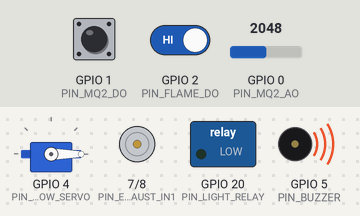
Recording of a sketch running on a simulated ESP32-S3. Shown: servo, motor-driver pin pairs drawn as motors (green arrow = first pin HIGH = forward, orange = second pin HIGH = backward, longer = more drive), switched loads named in the sketch (green lamp = pin HIGH), buzzer (waves = sounding, pin HIGH). The inputs (shaded band) are chosen by the test bench; at power-on: GPIO 0 (PIN_MQ2_AO) = 2048, GPIO 1 (PIN_MQ2_DO) HIGH, GPIO 2 (PIN_FLAME_DO) HIGH. Nothing arrives over Bluetooth unless stated; a phone connects over Bluetooth LE 3 s after start; what the sketch prints to the serial monitor is not drawn.

Above: at 4.2 s.
4.3 s: GPIO 0 (PIN_MQ2_AO) set to 2445
At 5.5 s:
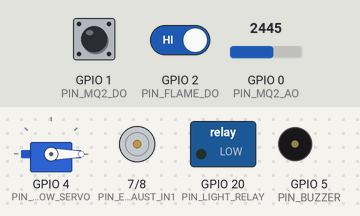
5.8 s: GPIO 0 (PIN_MQ2_AO) set to 2535
At 7.1 s:
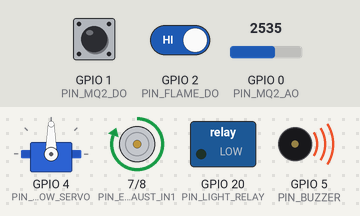
Timing chart, 0 to 8.8 s (numbered marks = the images above; inputs shaded):
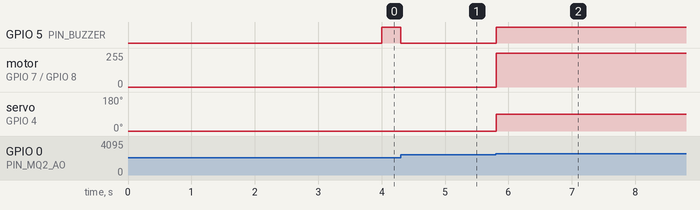

The sketch:

kitchen_node.ino
```cpp
#include <BLEDevice.h>
#include <BLEServer.h>
#include <BLEUtils.h>
#include <BLE2902.h>
#include <ArduinoJson.h>
#include "../command_contract.h"
#include "../node_logic.h"
#include <ESP32Servo.h>

#define SERVICE_UUID           "4fafc201-1fb5-459e-8fcc-c5c9c331914b"
#define NOTIFY_CHARACTERISTIC_UUID "beb5483e-36e1-4688-b7f5-ea07361b26a8"
#define COMMAND_CHARACTERISTIC_UUID "1c95d5e3-d03b-4c71-b54d-172fa5545a74"

BLEServer* pServer = NULL;
BLECharacteristic* pNotifyChar = NULL;
bool deviceConnected = false;

// Pinout node bếp cập nhật; BLE MAC dự kiến: E8:3D:C1:9D:A5:16.
const int PIN_MQ2_AO = 0;
const int PIN_MQ2_DO = 1;
const int PIN_FLAME_DO = 2;
const int PIN_WINDOW_SERVO = 4;
const int PIN_LIGHT_RELAY = 20;
const int PIN_BUZZER = 5;
const int PIN_EXHAUST_IN1 = 7;
const int PIN_EXHAUST_IN2 = 8;

Servo windowServo;
KitchenState kitchen;
bool &windowOpen = kitchen.windowOpen;
bool &exhaustOn = kitchen.exhaustOn;
int &exhaustPwm = kitchen.exhaustPwm;
bool &lightOn = kitchen.lightOn;
bool &buzzerOn = kitchen.buzzerOn;
bool &emergency = kitchen.emergency;
bool &warningGas = kitchen.warningGas;

void applyOutputs() {
  windowServo.write(windowOpen ? 90 : 0);
  analogWrite(PIN_EXHAUST_IN1, exhaustOn ? constrain(exhaustPwm, 0, 255) : 0);
  digitalWrite(PIN_EXHAUST_IN2, LOW);
  digitalWrite(PIN_LIGHT_RELAY, lightOn ? HIGH : LOW);
  // Mild gas warning pulses; emergency remains continuously audible.
  bool sound = kitchen.sound(millis());
  digitalWrite(PIN_BUZZER, sound ? HIGH : LOW);
}

class MyServerCallbacks: public BLEServerCallbacks {
    void onConnect(BLEServer* pServer) { deviceConnected = true; }
    void onDisconnect(BLEServer* pServer) {
      deviceConnected = false;
      BLEDevice::startAdvertising();
    }
};

bool handleCommand(const String &value) {
      bool applied = false;
      if (value.length() > 0) {
        StaticJsonDocument<384> doc;
        if (!deserializeJson(doc, value)) {
          // During emergency, only a buzzer-off command is allowed; safety outputs stay latched.
          if (emergency || warningGas) {
            bool mute = false;
            if (commandSwitch(doc, "buzzer", mute) && !mute) {
              kitchen.alarmMuted = true;
              applyOutputs();
              return true;
            }
            return false;
          }
          bool enabled;
          if (commandSwitch(doc, "window", enabled)) { windowOpen = enabled; applied = true; }
          if (commandSwitch(doc, "exhaust", enabled)) {
            exhaustOn = enabled;
            exhaustPwm = enabled ? 255 : 0;
            applied = true;
          }
          const char *cmd = doc["cmd"] | "";
          if (strcmp(cmd, "exhaust") == 0 && doc.containsKey("value")) {
            if (!doc["value"].is<int>()) return false;
            int value = doc["value"].as<int>();
            if (value < 0 || value > 255) return false;
            bool enabled = true;
            if (doc.containsKey("state") && !readSwitch(doc["state"], enabled)) return false;
            exhaustPwm = enabled ? value : 0;
            exhaustOn = exhaustPwm > 0;
            applied = true;
          }
          if (commandSwitch(doc, "light", enabled)) { lightOn = enabled; applied = true; }
          if (commandSwitch(doc, "buzzer", enabled)) { buzzerOn = enabled; applied = true; }
          applyOutputs();
        }
      }
      return applied;
}

void setup() {
  commandInbox = xQueueCreate(8, 200);
  rejectedInbox = xQueueCreate(8, 200);
  Serial.begin(115200);
  delay(3000);
  Serial.println("\n--- BOOTING KITCHEN NODE ---");

  Serial.println("[1] Init Pins...");
  pinMode(PIN_MQ2_AO, INPUT);
  pinMode(PIN_MQ2_DO, INPUT);
  pinMode(PIN_FLAME_DO, INPUT);
  pinMode(PIN_LIGHT_RELAY, OUTPUT);
  pinMode(PIN_BUZZER, OUTPUT);
  pinMode(PIN_EXHAUST_IN1, OUTPUT);
  pinMode(PIN_EXHAUST_IN2, OUTPUT);

  digitalWrite(PIN_LIGHT_RELAY, LOW);
  digitalWrite(PIN_BUZZER, LOW);
  digitalWrite(PIN_EXHAUST_IN1, LOW);
  digitalWrite(PIN_EXHAUST_IN2, LOW);

  Serial.println("[2] Init Servo...");
  windowServo.attach(PIN_WINDOW_SERVO);
  windowServo.write(0); // Đóng mặc định

  Serial.println("[3] Init BLE...");
  BLEDevice::init("AIoT_Kitchen_Node");
  Serial.printf("    => MAC ADDRESS: %s\n", BLEDevice::getAddress().toString().c_str());

  pServer = BLEDevice::createServer();
  pServer->setCallbacks(new MyServerCallbacks());

  BLEService *pService = pServer->createService(SERVICE_UUID);
  pNotifyChar = pService->createCharacteristic(NOTIFY_CHARACTERISTIC_UUID, BLECharacteristic::PROPERTY_NOTIFY);
  pNotifyChar->addDescriptor(new BLE2902());

  BLECharacteristic *pCommandChar = pService->createCharacteristic(COMMAND_CHARACTERISTIC_UUID, BLECharacteristic::PROPERTY_WRITE | BLECharacteristic::PROPERTY_WRITE_NR);
  pCommandChar->setCallbacks(new MyCommandCallbacks());

  pService->start();
  BLEAdvertising *pAdvertising = BLEDevice::getAdvertising();
  pAdvertising->addServiceUUID(SERVICE_UUID);
  pAdvertising->setScanResponse(true);
  pAdvertising->setMinPreferred(0x06);
  BLEDevice::startAdvertising();
  Serial.println("[4] BLE Started! Waiting for Pi...");
}

void loop() {
  static unsigned long lastSample = 0;
  static unsigned long lastSend = 0;
  static int gas = 0;
  static bool smoke = false;
  static bool flame = false;
  unsigned long now = millis();
  if (now - lastSample >= 100) {
    lastSample = now;
    gas = analogRead(PIN_MQ2_AO);
    // MQ-2 LM393 comparator output on this module is active LOW.
    smoke = digitalRead(PIN_MQ2_DO) == LOW;
    flame = digitalRead(PIN_FLAME_DO) == LOW;
    kitchen.update(now, gas, smoke, flame);
  }
  drainCommands(handleCommand, pNotifyChar);
  applyOutputs();
  if (deviceConnected && now - lastSend >= 1000) {
    lastSend = now;
    char payload[256];
    snprintf(payload, sizeof(payload),
      "{\"room\":\"kitchen\",\"gas\":%d,\"smoke\":%s,\"flame\":%s,"
      "\"window\":%s,\"exhaust\":%s,\"exhaust_speed\":%d,\"light\":%s,\"buzzer\":%s,\"emergency\":%s}",
      gas, smoke ? "true" : "false", flame ? "true" : "false",
      windowOpen ? "true" : "false", exhaustOn ? "true" : "false",
      (exhaustOn ? exhaustPwm * 100 / 255 : 0),
      lightOn ? "true" : "false", (buzzerOn || warningGas) ? "true" : "false",
      emergency ? "true" : "false");
    notifyJson(pNotifyChar, payload);
  }
}
```

Measured:
- the behaviour switches between 2499 and 2500 on GPIO 0 (PIN_MQ2_AO) (found by bisection; images 1 and 2)
- after the input at 5.8 s, motor on GPIO 7 (PIN_EXHAUST_IN1) / GPIO 8 (PIN_EXHAUST_IN2): stopped → forward 255/255 at once; servo on GPIO 4 (PIN_WINDOW_SERVO): 0° → 90° at once
